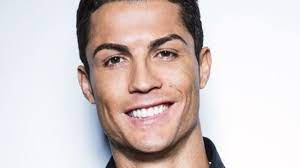
#> input picture Sample_Images/sample1.jpeg, 300 x 168 px
$ python preprocess_example.py
#> lines starting #> are read from the running program, lines starting #| are printed output that depends on the picture
#> further down, image is the input picture: shape (168, 300, 3); mean B, G, R 200.2, 201.3, 214.1
### Utils/facedetect.py

import cv2
import dlib
import Utils.alignment as alignment
import numpy


CASCADE_PATH = "Utils/OpenCV_Files/haarcascade_frontalface_alt.xml"
DLIB_CNN_FACE_DETECTOR_PATH = "Utils/Dlib_Files/mmod_human_face_detector.dat"

def detectFace(frame, face_detector="CV", aligned=False):
#> called with face_detector = 'CV', aligned = False
	if face_detector == "CV":
		if (len(frame.shape) == 3):
			img = cv2.cvtColor(frame, cv2.COLOR_BGR2GRAY)
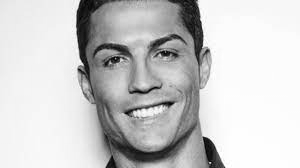
#> img: shape (168, 300); min 1, max 255, mean 202.4

		cascade = cv2.CascadeClassifier(CASCADE_PATH)
		rects = cascade.detectMultiScale(image=img, scaleFactor=1.3, minNeighbors=4, flags=1, minSize=(20, 20))
#> rects = [[81, 9, 121, 121]]

		if len(rects) == 0:
			face = None
			face_img = None
		else:
			rects[:, 2:] += rects[:, :2]
			x1, y1, x2, y2 = rects[0]
#> x1 = 81; y1 = 9; x2 = 202; y2 = 130
			face = rects[0]
#> face = [81, 9, 202, 130]
			if aligned:
				bbox_rect = dlib.rectangle(left=int(x1), top=int(y1), right=int(x2), bottom=int(y2))

				face_img = alignment.face_align(image=frame, face_box=bbox_rect, face_width=128)
			else:
				face_img = frame[y1:y2, x1:x2]
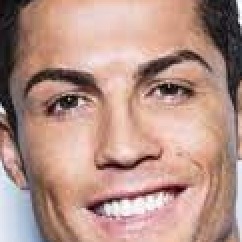
#> face_img: shape (121, 121, 3) (shown 2 times larger); mean R, G, B 181.4, 146.8, 135.7
		return face, face_img
	elif face_detector == "dlib_HOG":
		detector = dlib.get_frontal_face_detector()
		detected_faces = detector(cv2.cvtColor(frame, cv2.COLOR_BGR2GRAY), 1)
		if len(detected_faces) > 0:
			for i, d in enumerate(detected_faces):
				face = [d.left(), d.top(), d.right(), d.bottom()]
				if aligned:
					face_img = alignment.face_align(image=frame, face_box=d, face_width=128)
				else:
					face_img = frame[face[1]:face[3], face[0]:face[2]]
				break
		else:
			face = None
			face_img = None
	else:
		detector = dlib.cnn_face_detection_model_v1(DLIB_CNN_FACE_DETECTOR_PATH)
		detected_faces = detector(cv2.cvtColor(frame, cv2.COLOR_BGR2GRAY), 1)
		if len(detected_faces) > 0:
			for i, d in enumerate(detected_faces):
				face = [d.rect.left(), d.rect.top(), d.rect.right(), d.rect.bottom()]
				if aligned:
					face_img = alignment.face_align(image=frame, face_box=d.rect, face_width=128)
				else:
					face_img = frame[face[1]:face[3], face[0]:face[2]]
				break
		else:
			face = None
			face_img = None
	return face, face_img

### preprocess_example.py
import matplotlib.pyplot as plt
from skimage.filters import gaussian, sobel
import numpy
import cv2
from Utils import facedetect
image = cv2.imread("Sample_Images/sample1.jpeg")
image = cv2.cvtColor(image, cv2.COLOR_BGR2RGB)

face, face_img = facedetect.detectFace(frame=image, face_detector="CV", aligned=False)
#> face = [81, 9, 202, 130]
norm_image_max = [i / numpy.max(face_img) for i in face_img]
#> norm_image_max = 121 items
norm_image_mean = [i - numpy.mean(face_img) for i in face_img]
#> norm_image_mean = 121 items
norm_image_mean_std = [(i - numpy.mean(face_img))/ numpy.std(face_img) for i in face_img]
#> norm_image_mean_std = 121 items

# apply Gaussian blur, creating a new image
sigma = 3.0
#> (the run stopped early here; a loop or call above may not have finished)

$ run again, with Sample_Images/sample2.jpeg copied over Sample_Images/sample1.jpeg
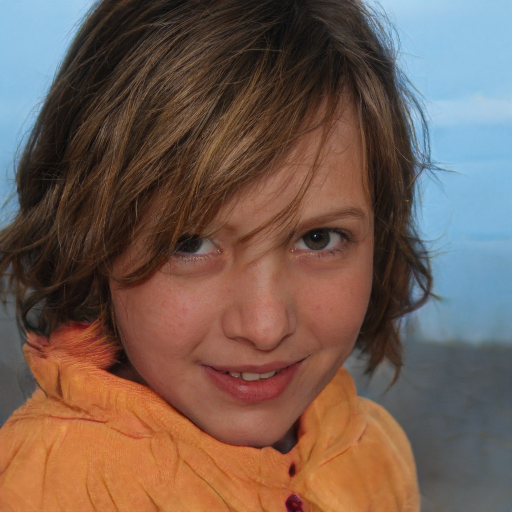
#> input picture Sample_Images/sample2.jpeg, 1024 x 1024 px (shown at 1/2 size)
#> image is the input picture: shape (1024, 1024, 3); mean B, G, R 81.7, 92.2, 114.6
#> in detectFace, `img = cv2.cvtColor(frame, cv2.COLOR_BGR2GRAY)`:
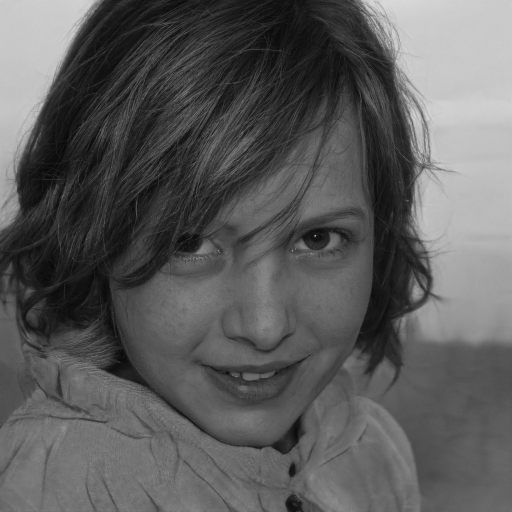
#> img: shape (1024, 1024) (shown at 1/2 size); min 1, max 230, mean 91.6
#> rects = [[238, 280, 586, 586]]
#> x1 = 238; y1 = 280; x2 = 824; y2 = 866
#> in detectFace, `face = rects[0]`: face = [238, 280, 824, 866]
#> in detectFace, `face_img = frame[y1:y2, x1:x2]`:
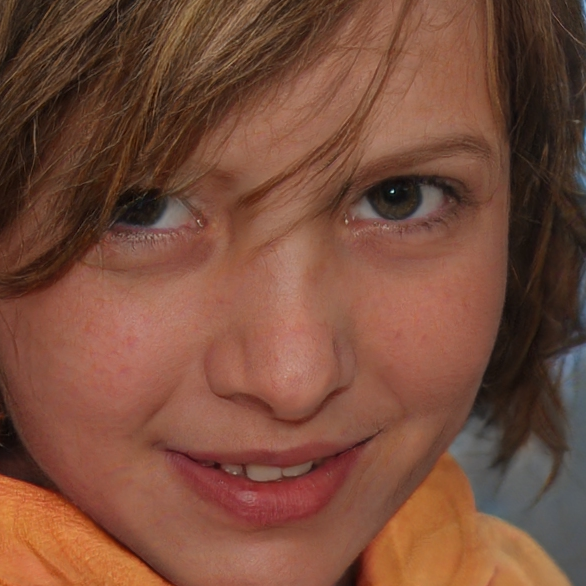
#> face_img: shape (586, 586, 3); mean R, G, B 120.6, 76.6, 59
#> norm_image_max = 586 items

$ run again, with Sample_Images/sample3.jpeg copied over Sample_Images/sample1.jpeg
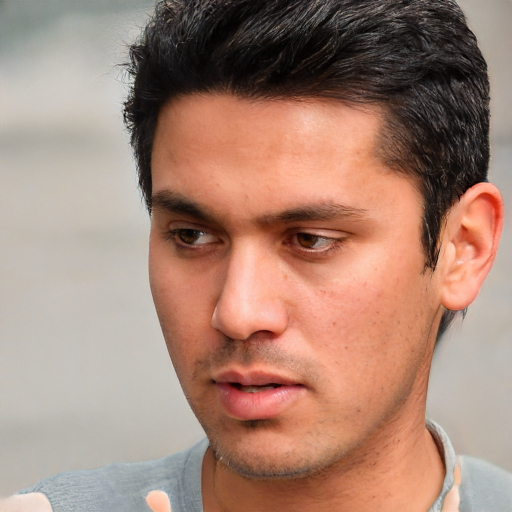
#> input picture Sample_Images/sample3.jpeg, 1024 x 1024 px (shown at 1/2 size)
#> image is the input picture: shape (1024, 1024, 3); mean B, G, R 118.6, 133.6, 166.6
#> in detectFace, `img = cv2.cvtColor(frame, cv2.COLOR_BGR2GRAY)`:
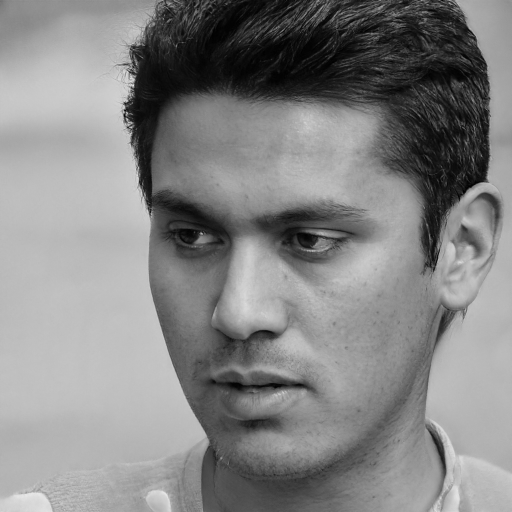
#> img: shape (1024, 1024) (shown at 1/2 size); min 0, max 245, mean 132.9
#> rects = [[160, 205, 704, 704]]
#> x1 = 160; y1 = 205; x2 = 864; y2 = 909
#> in detectFace, `face = rects[0]`: face = [160, 205, 864, 909]
#> in detectFace, `face_img = frame[y1:y2, x1:x2]`:
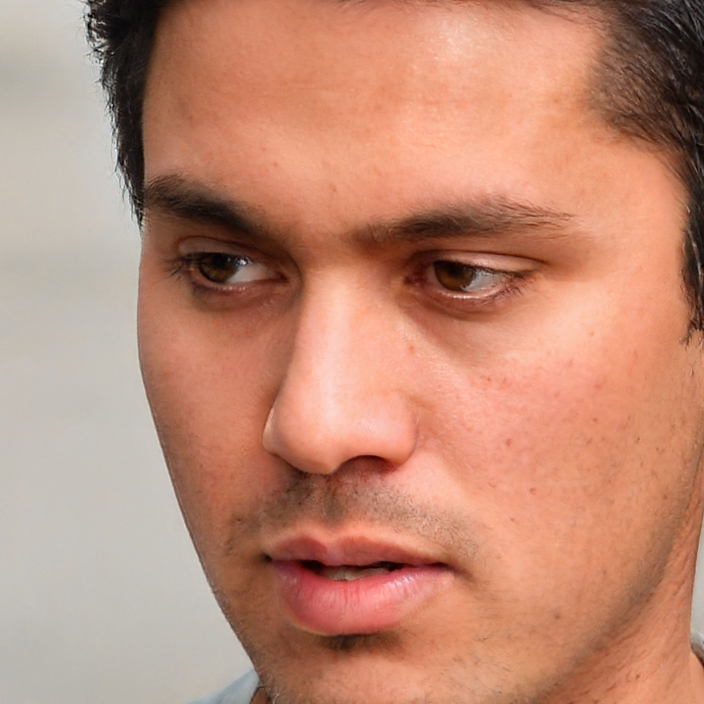
#> face_img: shape (704, 704, 3); mean R, G, B 191.5, 138.8, 117.1
#> norm_image_max = 704 items
